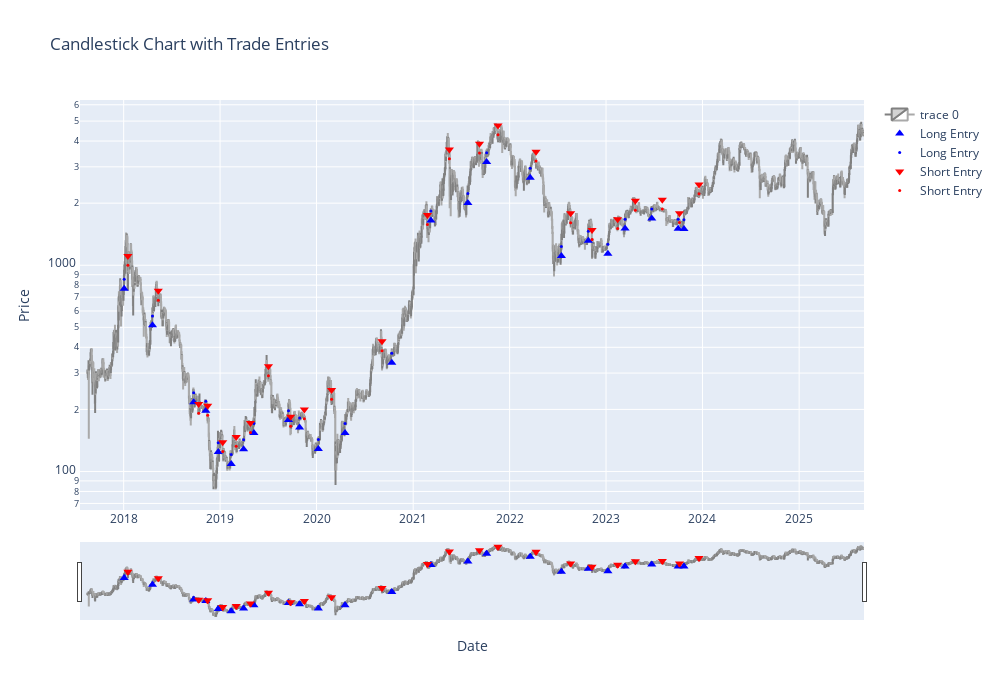

Notebook source saved alongside this figure:
### Code cell
# Produce Trades and Equity Data (for plots)
tradesETH1_IS = op.backtest(dataETH, indicator_names, long_filters, short_filters, paramsETH1, mode, 'tradesDF', backtest_startdate, backtest_enddate)
equityETH1_IS = op.backtest(dataETH, indicator_names, long_filters, short_filters, paramsETH1, mode, 'equityDF', backtest_startdate, backtest_enddate)

# Plot Candlestick Chart for Trade Visualisation
plot.candleChart(dataETH, tradesETH1_IS, mode)
